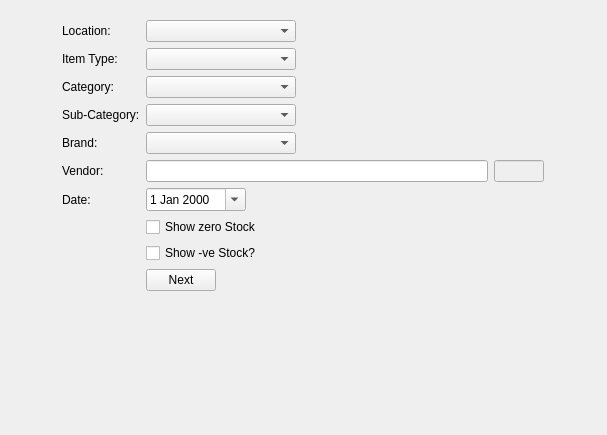
<?xml version="1.0" encoding="UTF-8"?>
<ui version="4.0">
 <class>LocationWiseStock</class>
 <widget class="QWidget" name="LocationWiseStock">
  <property name="geometry">
   <rect>
    <x>0</x>
    <y>0</y>
    <width>607</width>
    <height>435</height>
   </rect>
  </property>
  <property name="windowTitle">
   <string>Form</string>
  </property>
  <layout class="QGridLayout" name="gridLayout">
   <item row="0" column="0">
    <widget class="QFrame" name="frame">
     <property name="maximumSize">
      <size>
       <width>500</width>
       <height>16777215</height>
      </size>
     </property>
     <property name="frameShape">
      <enum>QFrame::NoFrame</enum>
     </property>
     <property name="frameShadow">
      <enum>QFrame::Raised</enum>
     </property>
     <layout class="QFormLayout" name="formLayout">
      <item row="1" column="0">
       <widget class="QLabel" name="label_7">
        <property name="text">
         <string>Location:</string>
        </property>
       </widget>
      </item>
      <item row="2" column="0">
       <widget class="QLabel" name="label_2">
        <property name="text">
         <string>Item Type:</string>
        </property>
       </widget>
      </item>
      <item row="2" column="1">
       <widget class="QComboBox" name="itemtype">
        <property name="maximumSize">
         <size>
          <width>150</width>
          <height>16777215</height>
         </size>
        </property>
       </widget>
      </item>
      <item row="3" column="0">
       <widget class="QLabel" name="label_4">
        <property name="text">
         <string>Category:</string>
        </property>
       </widget>
      </item>
      <item row="3" column="1">
       <widget class="QComboBox" name="category">
        <property name="maximumSize">
         <size>
          <width>150</width>
          <height>16777215</height>
         </size>
        </property>
       </widget>
      </item>
      <item row="4" column="0">
       <widget class="QLabel" name="label_5">
        <property name="text">
         <string>Sub-Category:</string>
        </property>
       </widget>
      </item>
      <item row="4" column="1">
       <widget class="QComboBox" name="subcategory">
        <property name="maximumSize">
         <size>
          <width>150</width>
          <height>16777215</height>
         </size>
        </property>
       </widget>
      </item>
      <item row="5" column="0">
       <widget class="QLabel" name="label_6">
        <property name="text">
         <string>Brand:</string>
        </property>
       </widget>
      </item>
      <item row="5" column="1">
       <widget class="QComboBox" name="brand">
        <property name="maximumSize">
         <size>
          <width>150</width>
          <height>16777215</height>
         </size>
        </property>
       </widget>
      </item>
      <item row="6" column="0">
       <widget class="QLabel" name="label_3">
        <property name="text">
         <string>Vendor:</string>
        </property>
       </widget>
      </item>
      <item row="6" column="1">
       <layout class="QHBoxLayout" name="horizontalLayout">
        <item>
         <widget class="QLineEdit" name="vendorname"/>
        </item>
        <item>
         <widget class="QLineEdit" name="vendorid">
          <property name="enabled">
           <bool>false</bool>
          </property>
          <property name="maximumSize">
           <size>
            <width>50</width>
            <height>16777215</height>
           </size>
          </property>
         </widget>
        </item>
       </layout>
      </item>
      <item row="7" column="0">
       <widget class="QLabel" name="label">
        <property name="text">
         <string>Date:</string>
        </property>
       </widget>
      </item>
      <item row="7" column="1">
       <widget class="QDateEdit" name="date">
        <property name="maximumSize">
         <size>
          <width>100</width>
          <height>16777215</height>
         </size>
        </property>
        <property name="calendarPopup">
         <bool>true</bool>
        </property>
       </widget>
      </item>
      <item row="9" column="1">
       <widget class="QCheckBox" name="showzero">
        <property name="maximumSize">
         <size>
          <width>110</width>
          <height>16777215</height>
         </size>
        </property>
        <property name="text">
         <string>Show zero Stock?</string>
        </property>
       </widget>
      </item>
      <item row="10" column="1">
       <widget class="QCheckBox" name="shownegative">
        <property name="maximumSize">
         <size>
          <width>110</width>
          <height>16777215</height>
         </size>
        </property>
        <property name="text">
         <string>Show -ve Stock?</string>
        </property>
       </widget>
      </item>
      <item row="11" column="1">
       <widget class="QPushButton" name="btn_next">
        <property name="maximumSize">
         <size>
          <width>70</width>
          <height>16777215</height>
         </size>
        </property>
        <property name="text">
         <string>Next</string>
        </property>
       </widget>
      </item>
      <item row="1" column="1">
       <widget class="QComboBox" name="location">
        <property name="maximumSize">
         <size>
          <width>150</width>
          <height>16777215</height>
         </size>
        </property>
       </widget>
      </item>
     </layout>
    </widget>
   </item>
  </layout>
 </widget>
 <resources/>
 <connections/>
</ui>
